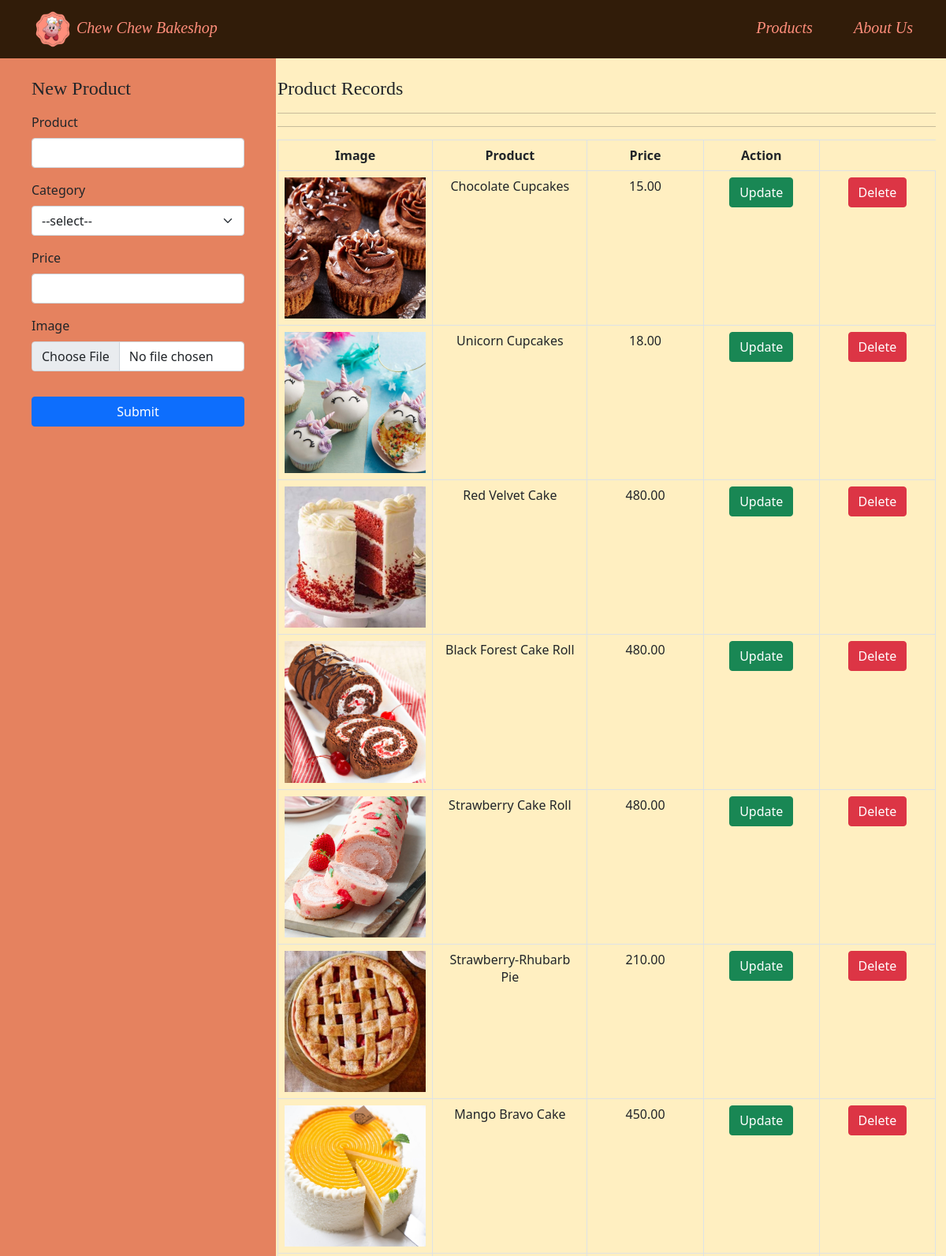
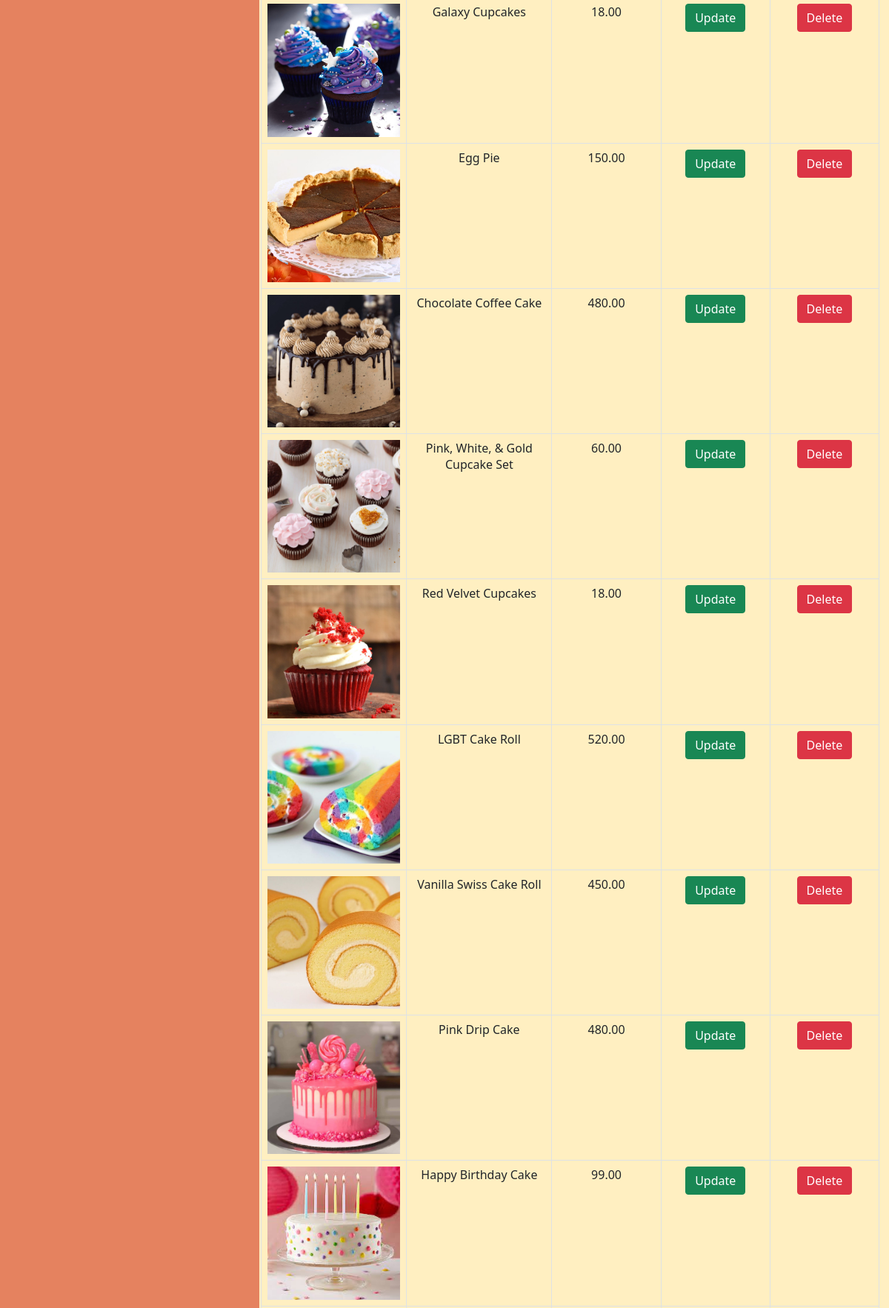
The page /product_index.php (upper part) on the database its author committed (2 pictures, top to bottom).
### tables this page shows
CREATE TABLE `items` (
  `item_id` int(255) NOT NULL,
  `category_id` int(255) NOT NULL,
  `discount_id` int(255) DEFAULT NULL,
  `item_name` varchar(255) NOT NULL,
  `item_price` decimal(11,2) NOT NULL,
  `item_imgdir` varchar(255) NOT NULL,
  `date_added` datetime NOT NULL DEFAULT current_timestamp(),
  `item_status` char(1) NOT NULL DEFAULT 'A' COMMENT 'A = Active / I = Inactive'
);

### sql_utilities.php (called while the page is built, shortened)
<?php
function query($conn, $sql, $params = array()){
        $stmt=mysqli_stmt_init($conn);
        if(mysqli_stmt_prepare($stmt, $sql)){
            $cnt_p = count($params);
            if(mysqli_stmt_execute($stmt)){
                 $resultData = mysqli_stmt_get_result($stmt);
                 if(!empty($resultData)){
                      $arr=array();
                      while($row = mysqli_fetch_assoc($resultData)){
                          array_push($arr,$row);
                      }
                      return $arr;
                 }
                  else{
                     return true;
                 }
            }
            else{
               return false;
            }
        }
        return false;
    }

### product_index.php (the view, shortened to what this page needs)
<html>
    <?php include_once "db_conn.php"; ?>
    <head>
        <link rel="stylesheet" href="css/bootstrap.css">
        <link rel="stylesheet" href="bootstrap-icons-1.9.1/bootstrap-icons.css">
        <link rel="stylesheet" href="ccb.css">
    </head>
    <body>
        <?php include_once "navbar.php"; ?>
        <div class="container pt-5">
            <div class="new_prod">
                <h4 class="mb-3 header">New Product</h4>
                <form action="new_product.php" enctype="multipart/form-data" method="post" class="new-product">
                    <div class="my-3">
                        <label for="new_item_name" class="form-label">Product</label>
                        <input type="text" id="new_item_name" required name="new_item_name" class="form-control">
                    </div>
                    <div class="mb-3">
                        <label for="new_item_cat" class="form-label">Category</label>
                        <select id="new_item_cat" required name="new_item_cat" class="form-select">
                            <option disabled selected>--select--</option>
                        </select>
                    </div>
                    <div class="mb-3">
                        <label for="new_item_price" class="form-label">Price</label>
                        <input type="text" required id="new_item_price" name="new_item_price" class="form-control">
                    </div>
                    <div class="mb-3">
                        <label for="new_item_image" class="form-label">Image</label>
                        <input type="file" required id="new_item_image" name="new_item_image" class="form-control">
                    </div>
                    <input type="submit" class="btn btn-primary mt-3">
                </form>
            </div>
        <div class="row">
                <div class="col-9 main">
                    <h4 class="header">Product Records</h4>
                    <?php
                        $productlist = query($conn, "SELECT i.item_id, i.item_name, i.item_price, i.item_imgdir, c.category_id, c.category_name FROM items i JOIN category c ON i.category_id = c.category_id WHERE i.item_status='A' ORDER BY i.item_id ASC");
                        echo "<hr>";
                    ?>
                        <hr>
                        <table class='table table-bordered'>
                        <thead>
                             <th>Image</th>
                             <th>Product</th>
                             <th>Price</th>
                             <th>Action</th>
                        </thead>
                    <?php
                        foreach($productlist as $key => $row) {
                            $item_id = $row['item_id'];
                            $item_name = $row['item_name'];
                            $item_price = $row['item_price'];
                            $item_imgdir = $row['item_imgdir'];
                            echo "<tr>";
                                echo "<td width=20%><img src='" . $item_imgdir . "' alt='" . $item_imgdir . "' style='max-width:100%' /></td>";
                                echo "<td width=20%>" . $item_name . "</td>";
                                echo "<td width=15%>" . $item_price . "</td>";
                                echo "<td width=15%> <a class='btn btn-success' data-toggle='modal' data-target='#update" . $item_id . "'> Update </a> </td>";
                                echo "<td width=15%> <a class='btn btn-danger' href='product_delete.php?item_id=". $item_id ."' > Delete </a> </td>";
                            echo "</tr>";
                            ?>
                        <?php } ?>
                        </table>
                </div>
            </div>
        </div>
    </body>
</html>

### ccb.css (style rules this page uses)
body { background-color: #FFEFC1; }
.header { font-family: Bahnschrift SemiBold; }
input { background-color: #FFF7EE; }
.new-product select, .new-product input { max-width: 90%; }
th, td { text-align: center; }

### product_index.php (style rules this page uses)
.new_prod { position: fixed; left: 0; padding: 50px 10px 50px 40px; background-color: #E5825F; height: 100%; width: 350px; }
.new_prod input { width: 100%; }
.main { margin-left: 312px; padding: 50px 10px; }

### rows shown on the page
items: item_imgdir (picture), item_name "Chocolate Cupcakes", item_price "15.00"
items: item_imgdir (picture), item_name "Unicorn Cupcakes", item_price "18.00"
items: item_imgdir (picture), item_name "Red Velvet Cake", item_price "480.00"
items: item_imgdir (picture), item_name "Black Forest Cake Roll", item_price "480.00"
items: item_imgdir (picture), item_name "Strawberry Cake Roll", item_price "480.00"
items: item_imgdir (picture), item_name "Strawberry-Rhubarb Pie", item_price "210.00"
items: item_imgdir (picture), item_name "Mango Bravo Cake", item_price "450.00"
items: item_imgdir (picture), item_name "Galaxy Cupcakes", item_price "18.00"
items: item_imgdir (picture), item_name "Egg Pie", item_price "150.00"
items: item_imgdir (picture), item_name "Chocolate Coffee Cake", item_price "480.00"
items: item_imgdir (picture), item_name "Pink, White, & Gold Cupcake Set", item_price "60.00"
items: item_imgdir (picture), item_name "Red Velvet Cupcakes", item_price "18.00"
items: item_imgdir (picture), item_name "LGBT Cake Roll", item_price "520.00"
items: item_imgdir (picture), item_name "Vanilla Swiss Cake Roll", item_price "450.00"
items: item_imgdir (picture), item_name "Pink Drip Cake", item_price "480.00"
items: item_imgdir (picture), item_name "Happy Birthday Cake", item_price "99.00"
